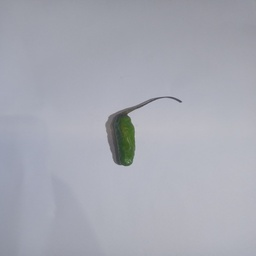
#> input picture dataset/matang_hijau/IMG20250525235552.jpg, 256 x 256 px
$ python -i sobel_egde.py   (imports and definitions only)   (older library calls are emulated)
#> lines starting #> are read from the running program, lines starting #| are printed output that depends on the picture
import cv2
import numpy as np

def apply_sobel(image_path, save_path='static/sobel_output.jpg'):
#> called with save_path = 'static/sobel_output.jpg'
    img = cv2.imread(image_path)
#> img is the input picture: shape (256, 256, 3); mean B, G, R 179.2, 169.1, 166.9
    gray = cv2.cvtColor(img, cv2.COLOR_BGR2GRAY)

    # Deteksi tepi Sobel
    sobelx = cv2.Sobel(gray, cv2.CV_64F, 1, 0, ksize=5)
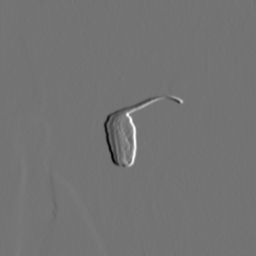
#> sobelx: shape (256, 256) float64; min -3979, max 4792, mean 6.4; drawn with min black and max white
    sobely = cv2.Sobel(gray, cv2.CV_64F, 0, 1, ksize=5)
    sobel_combined = cv2.magnitude(sobelx, sobely)
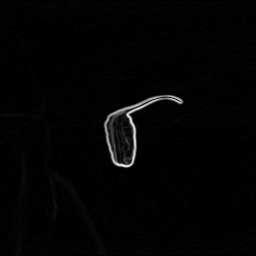
#> sobel_combined: shape (256, 256) float64; min 0, max 5422.3, mean 90.6; drawn with min black and max white

    # Normalisasi ke rentang 0-255 dan ubah ke uint8
    sobel_normalized = cv2.normalize(sobel_combined, None, 0, 255, cv2.NORM_MINMAX)
    sobel_uint8 = sobel_normalized.astype(np.uint8)

    # Simpan hasil ke file
    cv2.imwrite(save_path, sobel_uint8)

>>> result = apply_sobel('dataset/matang_hijau/IMG20250525235552.jpg')

$ run again, on dataset/matang_hijau/IMG20250525235617.jpg
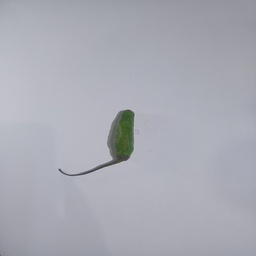
#> input picture dataset/matang_hijau/IMG20250525235617.jpg, 256 x 256 px
#> in apply_sobel, img is the input picture: shape (256, 256, 3); mean B, G, R 179.9, 170.8, 169.4
#> in apply_sobel, `sobelx = cv2.Sobel(gray, cv2.CV_64F, 1, 0, ksize=5)`:
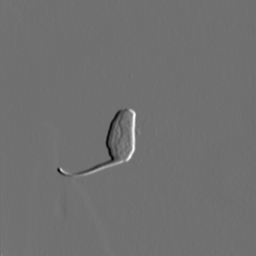
#> sobelx: shape (256, 256) float64; min -3627, max 4562, mean -6.8; drawn with min black and max white
#> in apply_sobel, `sobel_combined = cv2.magnitude(sobelx, sobely)`:
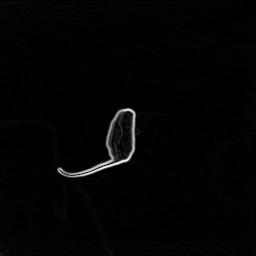
#> sobel_combined: shape (256, 256) float64; min 0, max 5649, mean 87.3; drawn with min black and max white

$ run again, on dataset/matang_hijau/IMG20250525235628.jpg
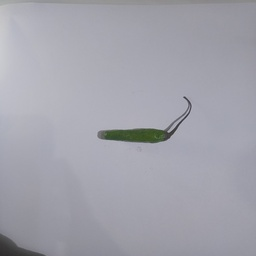
#> input picture dataset/matang_hijau/IMG20250525235628.jpg, 256 x 256 px
#> in apply_sobel, img is the input picture: shape (256, 256, 3); mean B, G, R 171.9, 162.7, 162.6
#> in apply_sobel, `sobelx = cv2.Sobel(gray, cv2.CV_64F, 1, 0, ksize=5)`:
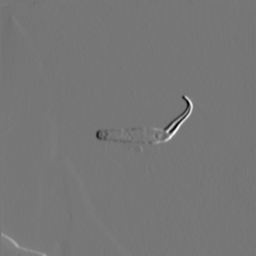
#> sobelx: shape (256, 256) float64; min -3924, max 4474, mean -5.5; drawn with min black and max white
#> in apply_sobel, `sobel_combined = cv2.magnitude(sobelx, sobely)`:
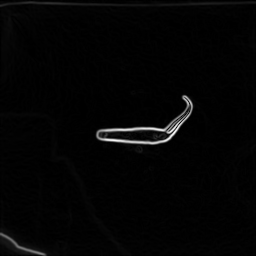
#> sobel_combined: shape (256, 256) float64; min 0, max 5440.4, mean 102.9; drawn with min black and max white
